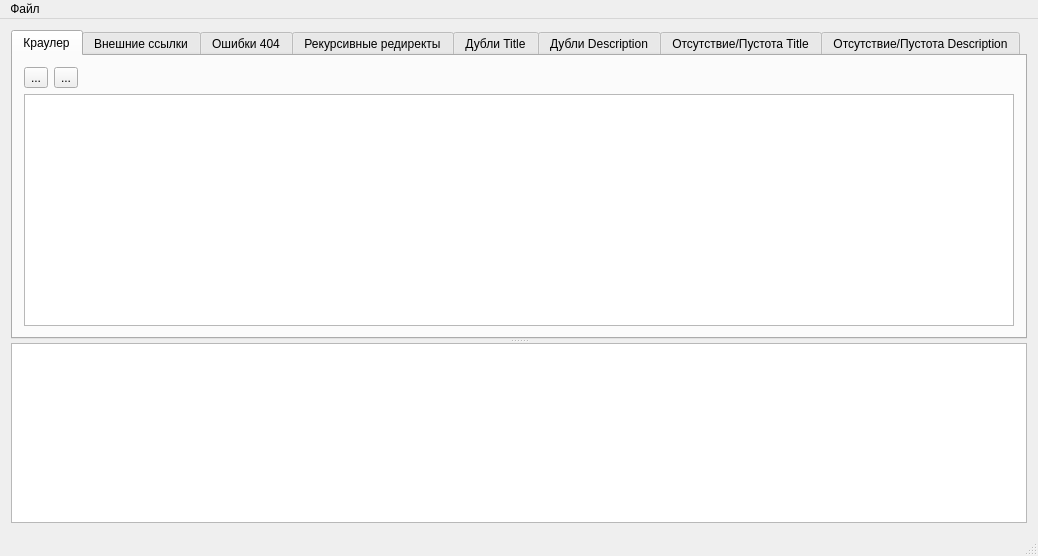
<?xml version="1.0" encoding="UTF-8"?>
<ui version="4.0">
 <class>MainFrameClass</class>
 <widget class="QMainWindow" name="MainFrameClass">
  <property name="geometry">
   <rect>
    <x>0</x>
    <y>0</y>
    <width>1038</width>
    <height>556</height>
   </rect>
  </property>
  <property name="windowTitle">
   <string>MainFrame</string>
  </property>
  <widget class="QWidget" name="centralWidget">
   <layout class="QVBoxLayout" name="verticalLayout">
    <item>
     <widget class="QSplitter" name="splitter">
      <property name="orientation">
       <enum>Qt::Vertical</enum>
      </property>
      <widget class="QTabWidget" name="infoWidget">
       <property name="currentIndex">
        <number>0</number>
       </property>
       <widget class="QWidget" name="crawlerTab">
        <attribute name="title">
         <string>Краулер</string>
        </attribute>
        <layout class="QGridLayout" name="gridLayout">
         <item row="0" column="0">
          <widget class="QToolButton" name="startCrawlerButton">
           <property name="text">
            <string>...</string>
           </property>
          </widget>
         </item>
         <item row="0" column="1">
          <widget class="QToolButton" name="stopCrawlerButton">
           <property name="text">
            <string>...</string>
           </property>
          </widget>
         </item>
         <item row="0" column="2">
          <spacer name="horizontalSpacer">
           <property name="orientation">
            <enum>Qt::Horizontal</enum>
           </property>
           <property name="sizeHint" stdset="0">
            <size>
             <width>931</width>
             <height>20</height>
            </size>
           </property>
          </spacer>
         </item>
         <item row="1" column="0" colspan="3">
          <widget class="QTableView" name="crawlerTableView"/>
         </item>
        </layout>
       </widget>
       <widget class="QWidget" name="externalUrlsTab">
        <attribute name="title">
         <string>Внешние ссылки</string>
        </attribute>
        <layout class="QVBoxLayout" name="verticalLayout_2">
         <item>
          <widget class="QTableView" name="externalUrlsTableView"/>
         </item>
        </layout>
       </widget>
       <widget class="QWidget" name="pages404Tab">
        <attribute name="title">
         <string>Ошибки 404</string>
        </attribute>
        <layout class="QVBoxLayout" name="verticalLayout_3">
         <item>
          <widget class="QTableView" name="pages404TableView"/>
         </item>
        </layout>
       </widget>
       <widget class="QWidget" name="recurseRedirectsTab">
        <attribute name="title">
         <string>Рекурсивные редиректы</string>
        </attribute>
        <layout class="QVBoxLayout" name="verticalLayout_4">
         <item>
          <widget class="QTableView" name="recurseRedirectsTableView"/>
         </item>
        </layout>
       </widget>
       <widget class="QWidget" name="titleDuplicatesTab">
        <attribute name="title">
         <string>Дубли Title</string>
        </attribute>
        <layout class="QVBoxLayout" name="verticalLayout_5">
         <item>
          <widget class="QTableView" name="titleDuplicatesTableView"/>
         </item>
        </layout>
       </widget>
       <widget class="QWidget" name="descriptionDuplicatesTab">
        <attribute name="title">
         <string>Дубли Description</string>
        </attribute>
        <layout class="QVBoxLayout" name="verticalLayout_6">
         <item>
          <widget class="QTableView" name="descriptionDuplicatesTableView"/>
         </item>
        </layout>
       </widget>
       <widget class="QWidget" name="missingTitleTab">
        <attribute name="title">
         <string>Отсутствие/Пустота Title</string>
        </attribute>
        <layout class="QVBoxLayout" name="verticalLayout_7">
         <item>
          <widget class="QTableView" name="missingTitleTableView"/>
         </item>
        </layout>
       </widget>
       <widget class="QWidget" name="missingDescriptionTab">
        <attribute name="title">
         <string>Отсутствие/Пустота Description</string>
        </attribute>
        <layout class="QVBoxLayout" name="verticalLayout_8">
         <item>
          <widget class="QTableView" name="missingDescriptionTableView"/>
         </item>
        </layout>
       </widget>
      </widget>
      <widget class="QTextEdit" name="logInfo">
       <property name="minimumSize">
        <size>
         <width>0</width>
         <height>50</height>
        </size>
       </property>
       <property name="maximumSize">
        <size>
         <width>16777215</width>
         <height>180</height>
        </size>
       </property>
      </widget>
     </widget>
    </item>
   </layout>
  </widget>
  <widget class="QMenuBar" name="menuBar">
   <property name="geometry">
    <rect>
     <x>0</x>
     <y>0</y>
     <width>1038</width>
     <height>21</height>
    </rect>
   </property>
   <widget class="QMenu" name="menu">
    <property name="title">
     <string>Файл</string>
    </property>
    <addaction name="action"/>
    <addaction name="action_2"/>
    <addaction name="separator"/>
   </widget>
   <addaction name="menu"/>
  </widget>
  <widget class="QStatusBar" name="statusBar"/>
  <action name="action">
   <property name="text">
    <string>Сохранить</string>
   </property>
  </action>
  <action name="action_2">
   <property name="text">
    <string>Сохранить как</string>
   </property>
  </action>
 </widget>
 <layoutdefault spacing="6" margin="11"/>
 <resources>
  <include location="../rcc/main_frame.qrc"/>
 </resources>
 <connections/>
</ui>
